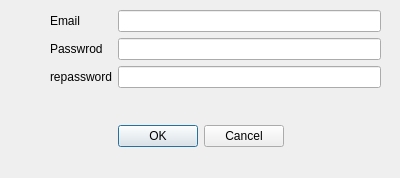
<?xml version="1.0" encoding="UTF-8"?>
<ui version="4.0">
 <class>Dialog</class>
 <widget class="QDialog" name="Dialog">
  <property name="geometry">
   <rect>
    <x>0</x>
    <y>0</y>
    <width>400</width>
    <height>178</height>
   </rect>
  </property>
  <property name="windowTitle">
   <string>Dialog</string>
  </property>
  <widget class="QDialogButtonBox" name="buttonBox">
   <property name="geometry">
    <rect>
     <x>30</x>
     <y>120</y>
     <width>341</width>
     <height>32</height>
    </rect>
   </property>
   <property name="orientation">
    <enum>Qt::Horizontal</enum>
   </property>
   <property name="standardButtons">
    <set>QDialogButtonBox::Cancel|QDialogButtonBox::Ok</set>
   </property>
   <property name="centerButtons">
    <bool>true</bool>
   </property>
  </widget>
  <widget class="QWidget" name="formLayoutWidget">
   <property name="geometry">
    <rect>
     <x>50</x>
     <y>10</y>
     <width>331</width>
     <height>81</height>
    </rect>
   </property>
   <layout class="QFormLayout" name="formLayout">
    <item row="0" column="0">
     <widget class="QLabel" name="label">
      <property name="text">
       <string>Email</string>
      </property>
     </widget>
    </item>
    <item row="0" column="1">
     <widget class="QLineEdit" name="name"/>
    </item>
    <item row="1" column="0">
     <widget class="QLabel" name="label_2">
      <property name="text">
       <string>Passwrod</string>
      </property>
     </widget>
    </item>
    <item row="1" column="1">
     <widget class="QLineEdit" name="pass"/>
    </item>
    <item row="2" column="0">
     <widget class="QLabel" name="label_3">
      <property name="text">
       <string>repassword</string>
      </property>
     </widget>
    </item>
    <item row="2" column="1">
     <widget class="QLineEdit" name="lineEdit"/>
    </item>
   </layout>
  </widget>
 </widget>
 <resources/>
 <connections>
  <connection>
   <sender>buttonBox</sender>
   <signal>accepted()</signal>
   <receiver>Dialog</receiver>
   <slot>accept()</slot>
   <hints>
    <hint type="sourcelabel">
     <x>248</x>
     <y>254</y>
    </hint>
    <hint type="destinationlabel">
     <x>157</x>
     <y>274</y>
    </hint>
   </hints>
  </connection>
  <connection>
   <sender>buttonBox</sender>
   <signal>rejected()</signal>
   <receiver>Dialog</receiver>
   <slot>reject()</slot>
   <hints>
    <hint type="sourcelabel">
     <x>316</x>
     <y>260</y>
    </hint>
    <hint type="destinationlabel">
     <x>286</x>
     <y>274</y>
    </hint>
   </hints>
  </connection>
 </connections>
</ui>
